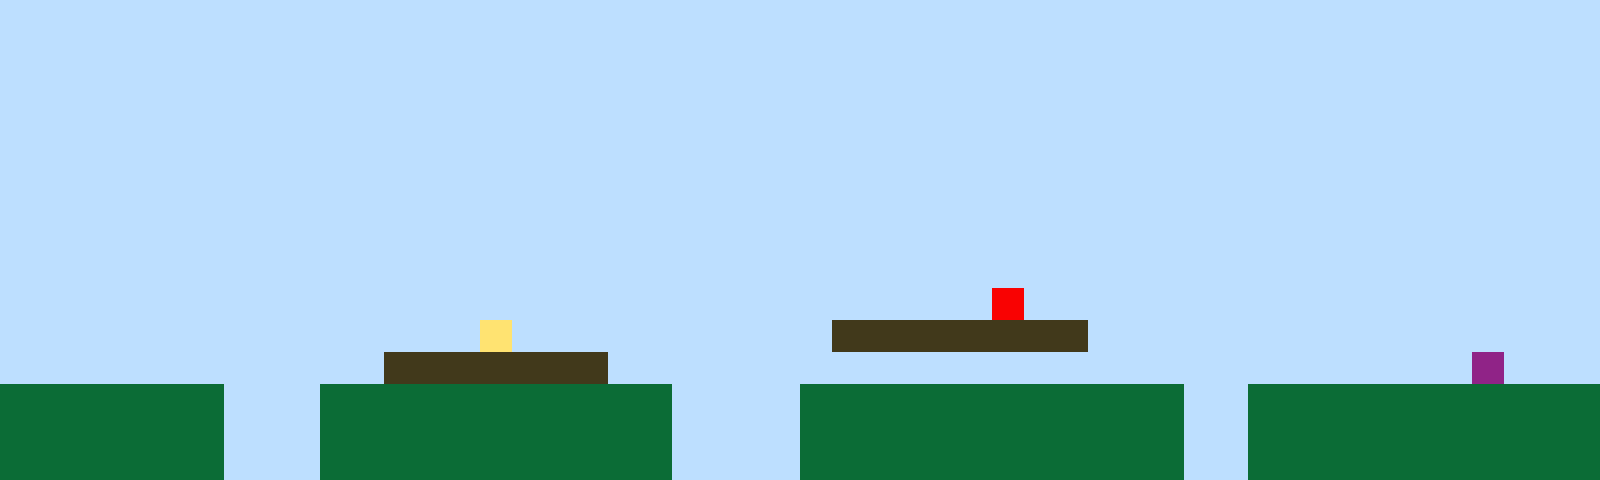

A level layout from a 2D game, rendered from its tile map. Below: a short description, then the map file with its tile-grid data intact:
An orthogonal 50x15 tile map with 32x32 px tiles, 1 tile layer (Tile Layer 1).

<map version="1.10" tiledversion="1.11.2" orientation="orthogonal" renderorder="right-up" width="50" height="15" tilewidth="32" tileheight="32" infinite="0" nextlayerid="2" nextobjectid="1"><editorsettings><export target="map1.csv" format="csv" /></editorsettings><tileset firstgid="1" name="sprites" tilewidth="32" tileheight="32" tilecount="6" columns="3"><image source="sprites.png" width="96" height="64" /></tileset><layer id="1" name="Tile Layer 1" width="50" height="15"><data encoding="csv">1,1,1,1,1,1,1,1,1,1,1,1,1,1,1,1,1,1,1,1,1,1,1,1,1,1,1,1,1,1,1,1,1,1,1,1,1,1,1,1,1,1,1,1,1,1,1,1,1,1,1,1,1,1,1,1,1,1,1,1,1,1,1,1,1,1,1,1,1,1,1,1,1,1,1,1,1,1,1,1,1,1,1,1,1,1,1,1,1,1,1,1,1,1,1,1,1,1,1,1,1,1,1,1,1,1,1,1,1,1,1,1,1,1,1,1,1,1,1,1,1,1,1,1,1,1,1,1,1,1,1,1,1,1,1,1,1,1,1,1,1,1,1,1,1,1,1,1,1,1,1,1,1,1,1,1,1,1,1,1,1,1,1,1,1,1,1,1,1,1,1,1,1,1,1,1,1,1,1,1,1,1,1,1,1,1,1,1,1,1,1,1,1,1,1,1,1,1,1,1,1,1,1,1,1,1,1,1,1,1,1,1,1,1,1,1,1,1,1,1,1,1,1,1,1,1,1,1,1,1,1,1,1,1,1,1,1,1,1,1,1,1,1,1,1,1,1,1,1,1,1,1,1,1,1,1,1,1,1,1,1,1,1,1,1,1,1,1,1,1,1,1,1,1,1,1,1,1,1,1,1,1,1,1,1,1,1,1,1,1,1,1,1,1,1,1,1,1,1,1,1,1,1,1,1,1,1,1,1,1,1,1,1,1,1,1,1,1,1,1,1,1,1,1,1,1,1,1,1,1,1,1,1,1,1,1,1,1,1,1,1,1,1,1,1,1,1,1,1,1,1,1,1,1,1,1,1,1,1,1,1,1,1,1,1,1,1,1,1,1,1,1,1,1,1,1,1,1,1,1,1,1,1,1,1,1,1,1,1,1,1,1,1,1,1,1,1,1,1,1,1,1,1,1,1,1,1,1,1,1,1,1,1,1,1,1,1,1,1,1,1,1,1,1,1,1,1,1,1,1,1,1,1,1,1,1,1,1,1,1,1,1,1,1,1,1,1,1,1,1,1,1,1,1,1,1,1,1,1,1,1,1,1,1,1,1,1,1,1,1,1,1,1,1,1,1,1,1,1,1,1,5,1,1,1,1,1,1,1,1,1,1,1,1,1,1,1,1,1,1,1,1,1,1,1,1,1,1,1,1,1,1,1,1,1,4,1,1,1,1,1,1,1,1,1,1,3,3,3,3,3,3,3,3,1,1,1,1,1,1,1,1,1,1,1,1,1,1,1,1,1,1,1,1,1,1,1,1,1,1,1,1,3,3,3,3,3,3,3,1,1,1,1,1,1,1,1,1,1,1,1,1,1,1,1,1,1,1,1,1,1,1,1,1,1,1,6,1,1,1,2,2,2,2,2,2,2,1,1,1,2,2,2,2,2,2,2,2,2,2,2,1,1,1,1,2,2,2,2,2,2,2,2,2,2,2,2,1,1,2,2,2,2,2,2,2,2,2,2,2,2,2,2,2,2,2,2,1,1,1,2,2,2,2,2,2,2,2,2,2,2,1,1,1,1,2,2,2,2,2,2,2,2,2,2,2,2,1,1,2,2,2,2,2,2,2,2,2,2,2,2,2,2,2,2,2,2,1,1,1,2,2,2,2,2,2,2,2,2,2,2,1,1,1,1,2,2,2,2,2,2,2,2,2,2,2,2,1,1,2,2,2,2,2,2,2,2,2,2,2</data></layer></map>
